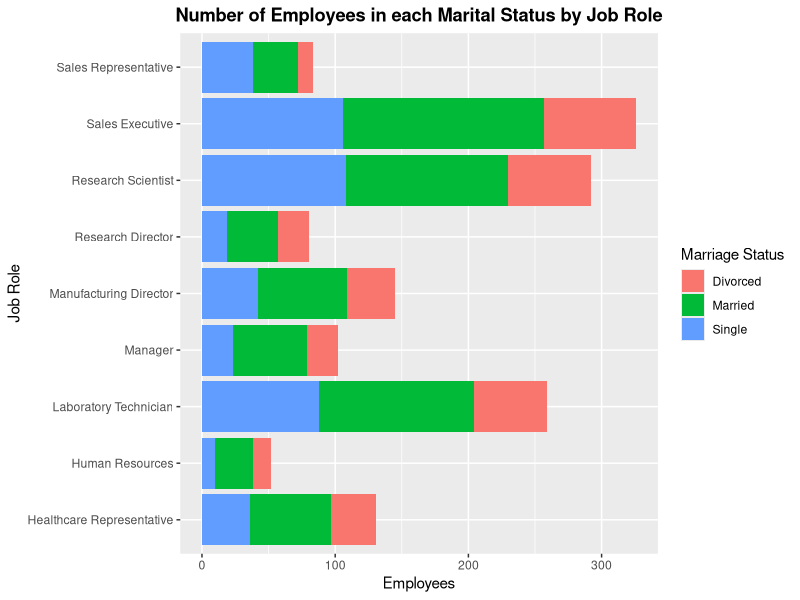
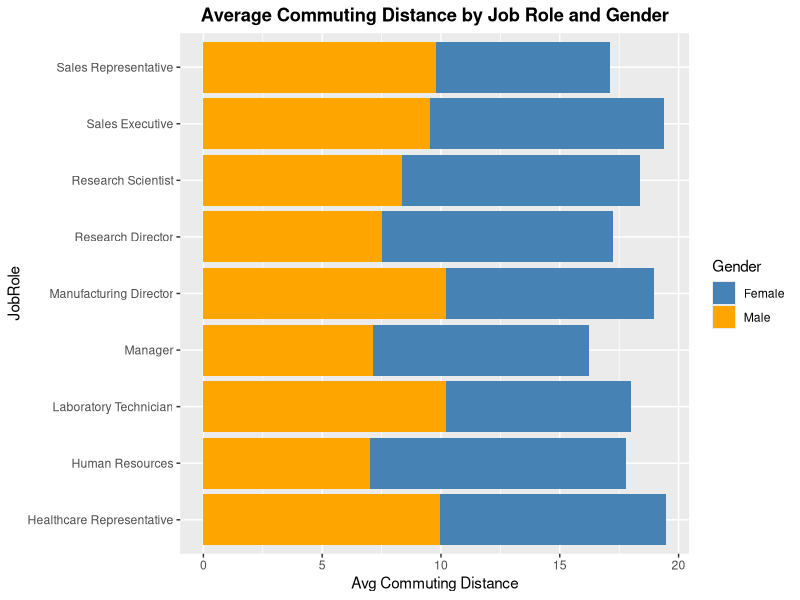
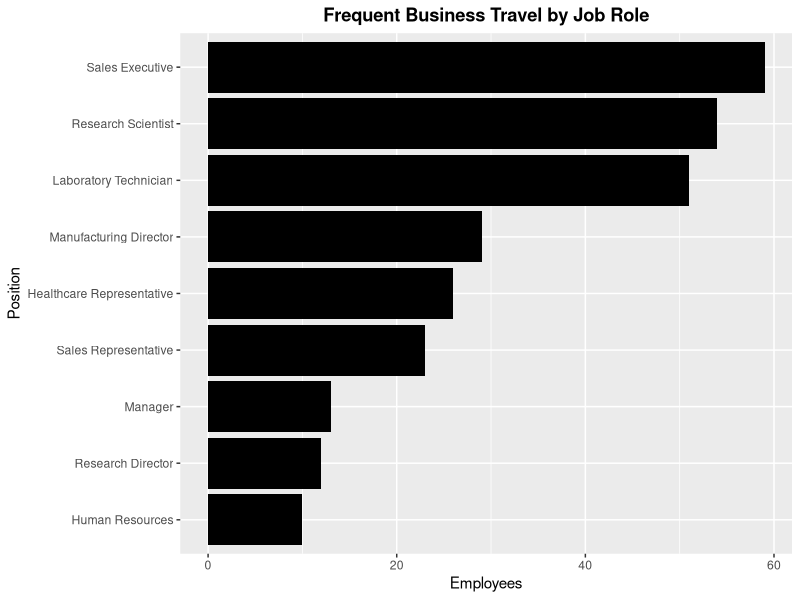
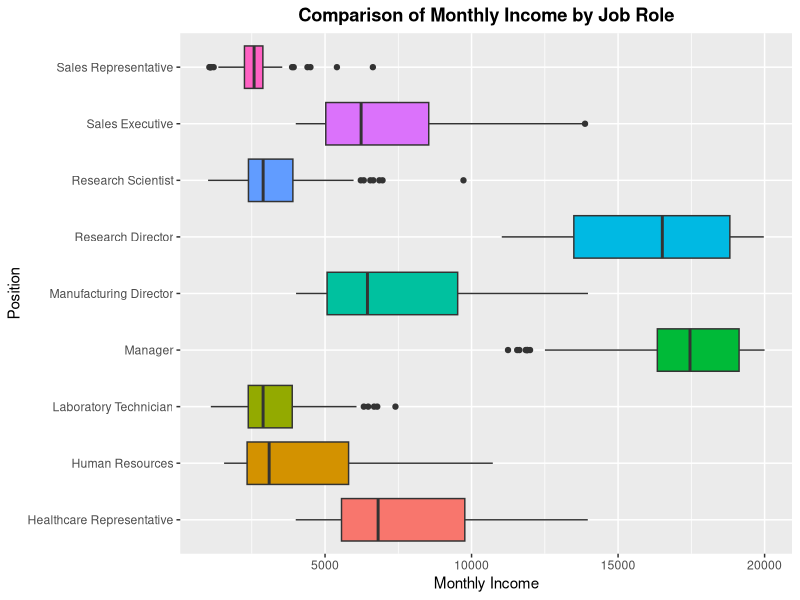

Reproduce these figures in R, in order.
## ---- chunk 1
knitr::opts_chunk$set(comment = NA, warning = FALSE, message = FALSE)
## ---- chunk 2
library(tidyverse)
library(kableExtra)
## ---- chunk 3
setwd("~/Desktop/DataScience@SMU/DoingDataScience/CaseStudy_2")
library(readxl)
emp_data <- read_excel("CaseStudy2-data.xlsx")
## ---- chunk 4
emp_marital <- emp_data %>%
  group_by(JobRole) %>%
  summarise(Married = sum(MaritalStatus == "Married"),
            Single = sum(MaritalStatus == "Single"),
            Divorced = sum(MaritalStatus == "Divorced"))

# tidy to make grouped barplot
emp_marital_revised <- emp_marital %>% 
  gather(Married, Single, Divorced, 
         key = "Marriage Status", value = "Employees")

# plot
ggplot(emp_marital_revised, aes(JobRole, Employees, fill = `Marriage Status`)) +
  geom_bar(stat = "identity") + 
  coord_flip() + 
  ggtitle("Number of Employees in each Marital Status by Job Role") + 
  xlab("Job Role") + 
  labs(fill = "Marriage Status") + 
  theme(plot.title = element_text(hjust = 0.5, face = "bold", family = "Helvetica"))
## ---- chunk 5
emp_data %>% 
  group_by(BusinessTravel) %>%
  summarise(Divorced = sum(MaritalStatus == "Divorced")) %>%
  arrange(desc(Divorced)) %>%
  kable(align = rep('c',2)) %>% 
  kable_styling(bootstrap_options = "striped", full_width = F)
## ---- chunk 6
emp_data %>%
  group_by(JobRole) %>%
  summarise(`Avg Yrs at Company` = round(mean(YearsAtCompany),2)) %>%
  arrange(desc(`Avg Yrs at Company`)) %>%
  kable(align = rep('c',2)) %>% 
  kable_styling(bootstrap_options = "striped", full_width = F)
## ---- chunk 7
emp_data %>%
  group_by(JobRole, Gender) %>%
  summarise(`Avg Commute Distance` = mean(DistanceFromHome)) %>%
  ggplot(aes(JobRole, `Avg Commute Distance`, fill = Gender)) + 
  geom_bar(stat = "identity") + 
  coord_flip() + 
  ggtitle("Average Commuting Distance by Job Role and Gender") + 
  ylab("Avg Commuting Distance") + 
  theme(plot.title = element_text(hjust = 0.5, face = "bold", family = "Helvetica"))+
  scale_fill_manual(values = c("steel blue", "orange"))
## ---- chunk 8
emp_data %>%
  filter(BusinessTravel == "Travel_Frequently") %>%
  group_by(JobRole) %>%
  summarise(Employees = n()) %>%
  ggplot(aes(reorder(JobRole, Employees), Employees)) + 
  geom_bar(stat = "identity", fill = "black") + 
  coord_flip() + 
  ggtitle("Frequent Business Travel by Job Role") +
  xlab("Position") + 
  theme(plot.title = element_text(hjust = 0.5, face = "bold", family = "Helvetica")) + 
  theme(legend.position = "none")
## ---- chunk 9
ggplot(emp_data, aes(JobRole, MonthlyIncome, fill = JobRole)) + 
  geom_boxplot() + 
  coord_flip() + 
  theme(legend.position = "none") + 
  ggtitle("Comparison of Monthly Income by Job Role") + 
  ylab("Monthly Income") + 
  xlab("Position") + 
  theme(plot.title = element_text(hjust = 0.5, face = "bold", family = "Helvetica"))
